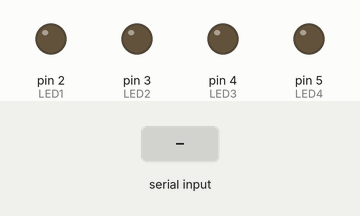
This sketch was run on a simulated Arduino Uno, built with avr-gcc and run on an emulated ATmega328P. Shown: output pins drawn as LEDs (lit = HIGH). The inputs (shaded band) are chosen by the test bench.

Above: at 1.2 s.
1.3 s: "1" received over the second serial link
At 2.0 s:
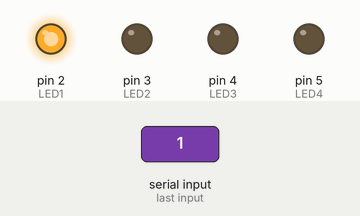
2.8 s: "3" received over the second serial link
At 3.1 s:
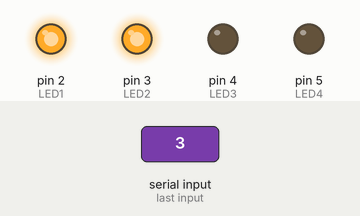
4.3 s: "2" received over the second serial link
At 5.5 s:
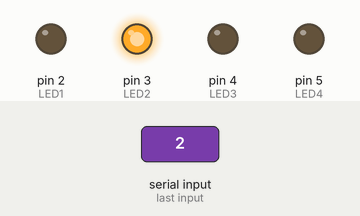
5.8 s: "5" received over the second serial link
At 6.6 s:
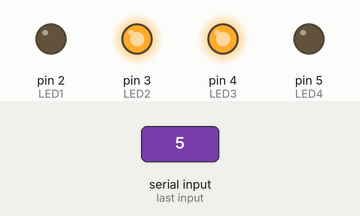
7.3 s: "4" received over the second serial link
At 7.7 s:
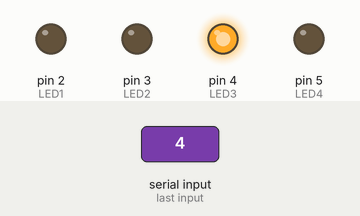
8.8 s: "7" received over the second serial link
At 10.1 s:
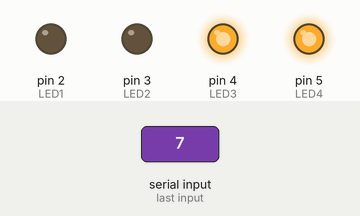
Timing chart, 0 to 11.3 s (numbered marks = the images above; inputs shaded):
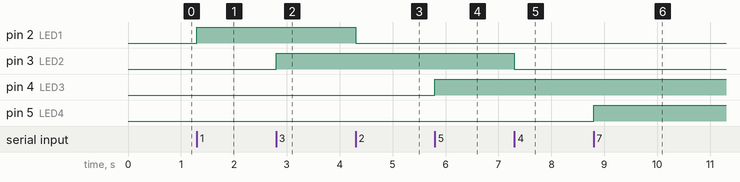

The sketch:

ControlBluetooth.ino
```cpp
#include <SoftwareSerial.h>
SoftwareSerial mySerial(0,1); //TX,RX

#define LED1 2
#define LED2 3
#define LED3 4
#define LED4 5

char val;
void setup()
{
  pinMode(LED1,OUTPUT);
  pinMode(LED2,OUTPUT);
  pinMode(LED3,OUTPUT);
  pinMode(LED4,OUTPUT);

  mySerial.begin(9600);
  Serial.begin(9600);

}
void Bluetooth()
{
if( mySerial.available() >0 )
{
    val = mySerial.read();
}
  if( val == '1' )
  {
    digitalWrite(LED1,HIGH);
  }
  if( val == '2' )
  {
    digitalWrite(LED1,LOW);
  }

  if( val == '3' )
  {
    digitalWrite(LED2,HIGH);
  }
  if( val == '4' )
  {
    digitalWrite(LED2,LOW);
  }

  if( val == '5' )
  {
    digitalWrite(LED3,HIGH);
  }
  if( val == '6' )
  {
    digitalWrite(LED3,LOW);
  }

  if( val == '7' )
  {
    digitalWrite(LED4,HIGH);
  }
  if( val == '8' )
  {
    digitalWrite(LED4,LOW);
  }

}

void loop()
{
  Bluetooth();
}
```

Measured:
- after the input at 1.3 s, pin 2 (LED1): LOW → HIGH at once
- after the input at 2.8 s, pin 3 (LED2): LOW → HIGH at once
- after the input at 4.3 s, pin 2 (LED1): HIGH → LOW at once
- after the input at 5.8 s, pin 4 (LED3): LOW → HIGH at once
- after the input at 7.3 s, pin 3 (LED2): HIGH → LOW at once
- after the input at 8.8 s, pin 5 (LED4): LOW → HIGH at once
